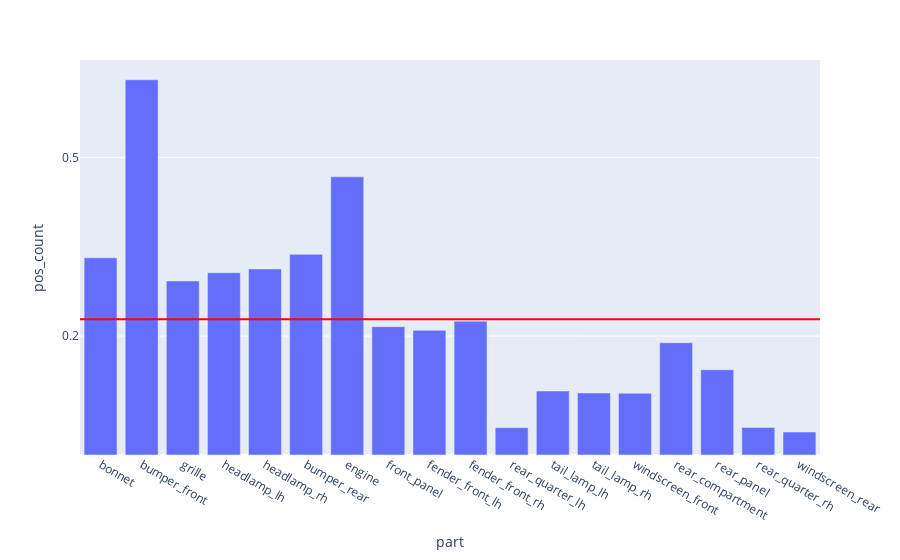

Notebook code cell kept with this figure:
### Code cell
fig = px.bar(evalMetrics, x = 'part', y = 'pos_count')

fig.add_hline(y=avgPosCount, line_width=2, line_color="red")

fig.update_layout(
    yaxis = dict(
        tickmode = 'array',
        tickvals = [np.format_float_positional(avgTp, 2), 0.2, 0.5, 0.7],
    )
)

### Figure 1 — Plotly figure (JSON) as saved in the notebook; plotly's stock layout.template omitted (floating-point values rounded to 4 significant figures)
{"data": [{"alignmentgroup": "True", "hovertemplate": "part=%{x}<br>pos_count=%{y}<extra></extra>", "legendgroup": "", "marker": {"color": "#636efa", "pattern": {"shape": ""}}, "name": "", "offsetgroup": "", "orientation": "v", "showlegend": false, "textposition": "auto", "type": "bar", "x": ["bonnet", "bumper_front", "grille", "headlamp_lh", "headlamp_rh", "bumper_rear", "engine", "front_panel", "fender_front_lh", "fender_front_rh", "rear_quarter_lh", "tail_lamp_lh", "tail_lamp_rh", "windscreen_front", "rear_compartment", "rear_panel", "rear_quarter_rh", "windscreen_rear"], "xaxis": "x", "y": [0.3316, 0.631, 0.2927, 0.3065, 0.3128, 0.3374, 0.4678, 0.2158, 0.2096, 0.225, 0.04597, 0.1076, 0.1043, 0.1038, 0.1889, 0.1433, 0.04639, 0.03865], "yaxis": "y"}], "layout": {"barmode": "relative", "legend": {"tracegroupgap": 0}, "margin": {"t": 60}, "shapes": [{"line": {"color": "red", "width": 2}, "type": "line", "x0": 0, "x1": 1, "xref": "x domain", "y0": 0.2283, "y1": 0.2283, "yref": "y"}], "xaxis": {"anchor": "y", "domain": [0, 1], "title": {"text": "part"}}, "yaxis": {"anchor": "x", "domain": [0, 1], "tickmode": "array", "tickvals": ["0.67", 0.2, 0.5, 0.7], "title": {"text": "pos_count"}}}}
